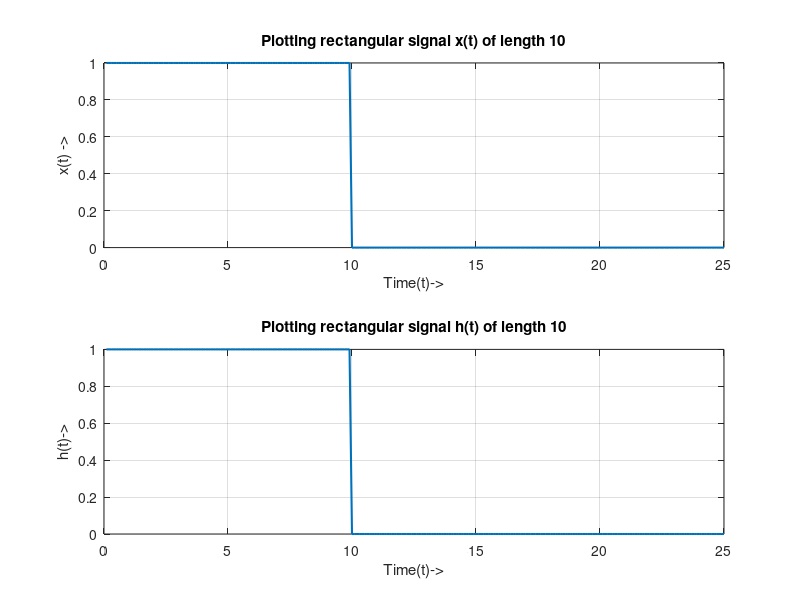

Source code (MATLAB): (Note: this script raises an error after producing the figure.)
% Name = Mohit Akhouri
% Roll no = 19UCC023
% SSC LAB Batch D1 - Monday ( 2-5 pm )

% This code will verify the convolution property of Fourier transform

to = 25;
ts = 1/10;
N = to/ts;
t = ts:ts:to; % defining range for t
fs = 1/ts;
f = linspace(-fs,fs,N);
xt = (t>=0 & t<10); % defining first pulse x(t)
ht = (t>=0 & t<10); % defining second pulse h(t)

figure;
subplot(2,1,1);
plot(t,xt,'Linewidth',1.5);
xlabel('Time(t)->');
ylabel('x(t) ->');
title('Plotting rectangular signal x(t) of length 10');
grid on;
subplot(2,1,2);
plot(t,ht,'Linewidth',1.5);
xlabel('Time(t)->');
ylabel('h(t)->');
title('Plotting rectangular signal h(t) of length 10');
grid on;
sgtitle('19ucc023 - Mohit Akhouri');

% Finding convolution in time domain
conv_xh_t = conv(xt,ht); % using function conv to calculate convolution in time domain

% plotting figures;
figure;
subplot(2,1,1);
plot(conv_xh_t);
xlabel('time(t) ->');
ylabel('x(t) conv h(t)');
title('Convolution of x(t) and h(t) in time domain');
grid on;

% Finding convolution in frequency domain
conv_xh_f = abs(ifft(fft(xt).*fft(ht))); % taking inverse fft of multiplication of fft
% of x(t) and h(t) in frequency domain

% plotting figures;
subplot(2,1,2);
plot(conv_xh_f);
xlabel('frequency(Hz) ->');
ylabel('x(\omega) x h(\omega)');
title('Multiplication (Convolution) of x(\omega) and h(\omega) in Frequency domain');
grid on;
sgtitle('19ucc023 - Mohit Akhouri');






